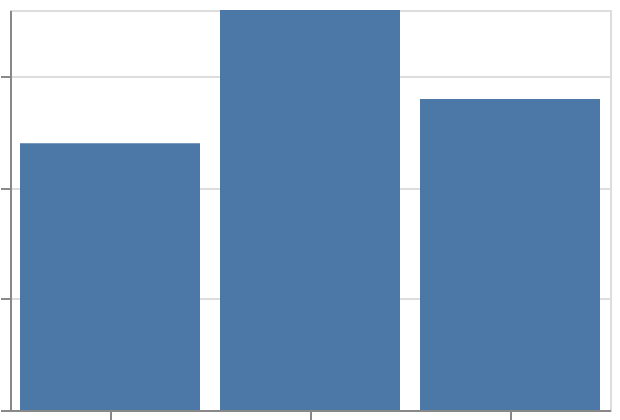

Describe this chart as a Vega-Lite specification.
### Vega-Lite specification from a JSON file in a GitHub repository (floating-point values rounded to 4 significant figures)
{"$schema": "https://vega.github.io/schema/vega-lite/v6.json", "padding": 5, "autosize": "none", "width": 300, "height": 200, "data": {"name": "table", "values": [{"c": "A", "g": "p", "x": 1, "y": 2, "v": 5, "t": "2024-01-15", "o": {"v": 3}, "IMDB Rating": 6.1, "d": "x1"}, {"c": "B", "g": "q", "x": 2, "y": 4, "v": 9, "t": "2024-02-20", "o": {"v": 7}, "IMDB Rating": 7.4, "d": "x2"}, {"c": "A", "g": "q", "x": 3, "y": 3, "v": 2, "t": "2024-03-05", "o": {"v": 1}, "IMDB Rating": 5.2, "d": "x1"}, {"c": "C", "g": "p", "x": 4, "y": 6, "v": 7, "t": "2024-05-30", "o": {"v": 4}, "IMDB Rating": 8.8, "d": "x3"}, {"c": "B", "g": "p", "x": 5, "y": 5, "v": 4, "t": "2024-07-11", "o": {"v": 9}, "IMDB Rating": 6.9, "d": "x2"}, {"c": "C", "g": "q", "x": 6, "y": 8, "v": 6, "t": "2024-09-02", "o": {"v": 2}, "IMDB Rating": 7.7, "d": "x3"}, {"c": "A", "g": "p", "x": 7, "y": 7, "v": 8, "t": "2024-11-25", "o": {"v": 5}, "IMDB Rating": 4.4, "d": "x1"}, {"c": "B", "g": "q", "x": 8, "y": 9, "v": 3, "t": "2024-12-31", "o": {"v": 8}, "IMDB Rating": 9.1, "d": "x2"}]}, "mark": "bar", "encoding": {"x": {"field": "c", "type": "nominal", "sort": {"field": "v"}}, "y": {"field": "y", "type": "quantitative", "aggregate": "sum"}}}
